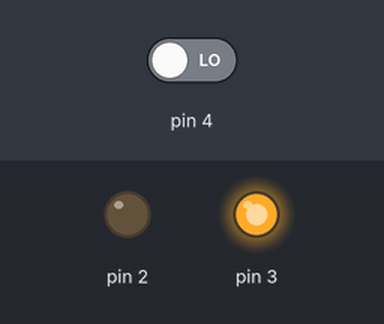
Recording of a sketch running on a simulated Arduino Uno, built with avr-gcc and run on an emulated ATmega328P. On the bench: output pins drawn as LEDs (lit = HIGH). The test bench sets the inputs (shaded band); at power-on: pin 4 LOW.

Above: at 1.2 s.
1.3 s: pin 4 driven HIGH
At 1.6 s:
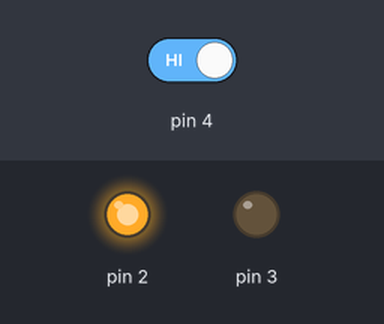
2.8 s: pin 4 driven LOW
At 4.0 s:
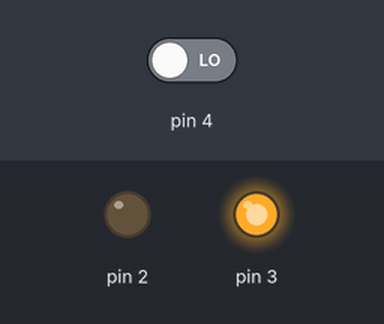
Timing chart, 0 to 5.8 s (numbered marks = the images above; inputs shaded):
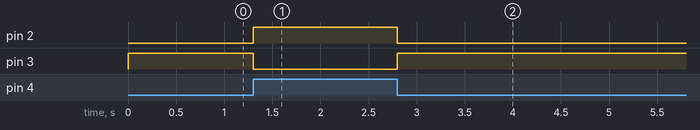

The sketch:

buton_kullanimi.ino
```cpp
void setup()
{
pinMode(2, OUTPUT);
 pinMode(3, OUTPUT);
pinMode(4, INPUT);
}
void loop()
{
if (digitalRead(4)==1)
 { digitalWrite(2, 1);
 digitalWrite(3, 0);
 }
else{ digitalWrite(2, 0);
 digitalWrite(3, 1);
 }
}
```

Measured:
- after the input at 1.3 s, pin 2: LOW → HIGH at once; pin 3: HIGH → LOW at once
- after the input at 2.8 s, pin 2: HIGH → LOW at once; pin 3: LOW → HIGH at once
